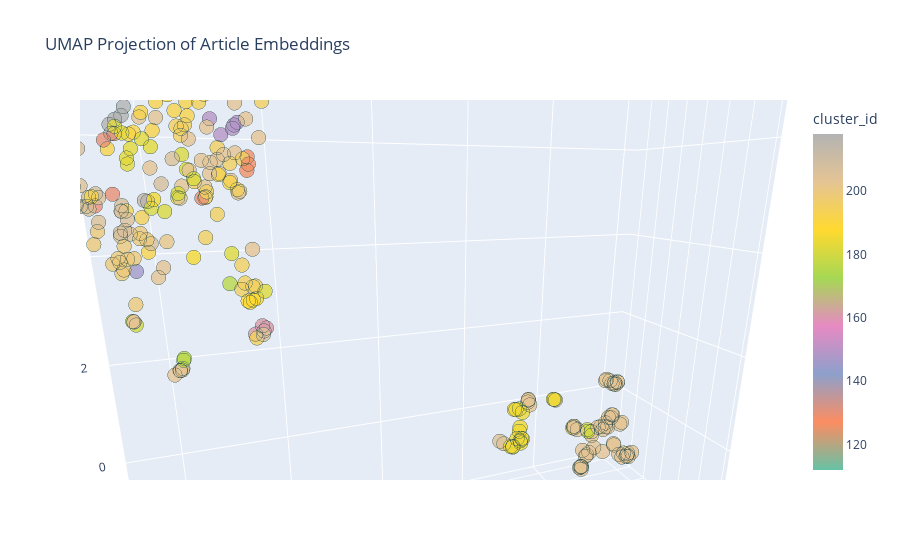

Notebook cell for this chart:
### Code cell
import umap
import pandas as pd
import plotly.express as px

# Assuming you have a DataFrame 'df' with columns 'article_id', 'article_title', 'embedding', 'cluster_id', 'cluster_name'

# Extract embeddings; they need to be in the correct shape (list of lists or NumPy array)
# If 'embedding' is a column of lists or arrays, you can convert it directly, otherwise, you need to adjust this step.
embeddings = pd.DataFrame(combined_df['embedding'].tolist())

# Step 1: UMAP reduction
reducer = umap.UMAP(n_components=3)
embedding_2d = reducer.fit_transform(embeddings)  # This now contains the 2D coordinates of your data

# Step 2: Prepare data for plotting
plot_df = pd.DataFrame(embedding_2d, columns=['x', 'y', 'z'])
plot_df['article_title'] = df['article_title']
plot_df['cluster_name'] = df['cluster_name']
plot_df['cluster_id'] = df['cluster_id']  # If you want to use this for color differentiation

### Figure 1 — Plotly figure (JSON) as saved in the notebook; plotly's stock layout.template omitted (floating-point values rounded to 4 significant figures; data arrays with more than 128 entries replaced by an {"elided": "..."} marker saying what was removed)
{"data": [{"customdata": {"elided": "300x2 str values"}, "hovertemplate": "x=%{x}<br>y=%{y}<br>z=%{z}<br>article_title=%{customdata[0]}<br>cluster_name=%{customdata[1]}<br>cluster_id=%{marker.color}<extra></extra>", "legendgroup": "", "marker": {"color": {"elided": "300 int values"}, "coloraxis": "coloraxis", "line": {"color": "DarkSlateGrey", "width": 0.5}, "opacity": 0.8, "size": 5, "symbol": "circle"}, "mode": "markers", "name": "", "scene": "scene", "showlegend": false, "type": "scatter3d", "x": {"elided": "300 float values"}, "y": {"elided": "300 float values"}, "z": {"elided": "300 float values"}}], "layout": {"autosize": true, "coloraxis": {"colorbar": {"title": {"text": "cluster_id"}}, "colorscale": [[0, "rgb(102,194,165)"], [0.1429, "rgb(252,141,98)"], [0.2857, "rgb(141,160,203)"], [0.4286, "rgb(231,138,195)"], [0.5714, "rgb(166,216,84)"], [0.7143, "rgb(255,217,47)"], [0.8571, "rgb(229,196,148)"], [1, "rgb(179,179,179)"]]}, "legend": {"tracegroupgap": 0}, "scene": {"aspectmode": "auto", "aspectratio": {"x": 1.528, "y": 0.4529, "z": 1.445}, "camera": {"center": {"x": 0, "y": 0, "z": 0}, "eye": {"x": 0.3413, "y": 1.023, "z": 0.2508}, "projection": {"type": "perspective"}, "up": {"x": 0, "y": 0, "z": 1}}, "domain": {"x": [0, 1], "y": [0, 1]}, "xaxis": {"title": {"text": "x"}, "type": "linear"}, "yaxis": {"title": {"text": "y"}, "type": "linear"}, "zaxis": {"title": {"text": "z"}, "type": "linear"}}, "title": {"text": "UMAP Projection of Article Embeddings"}}}
